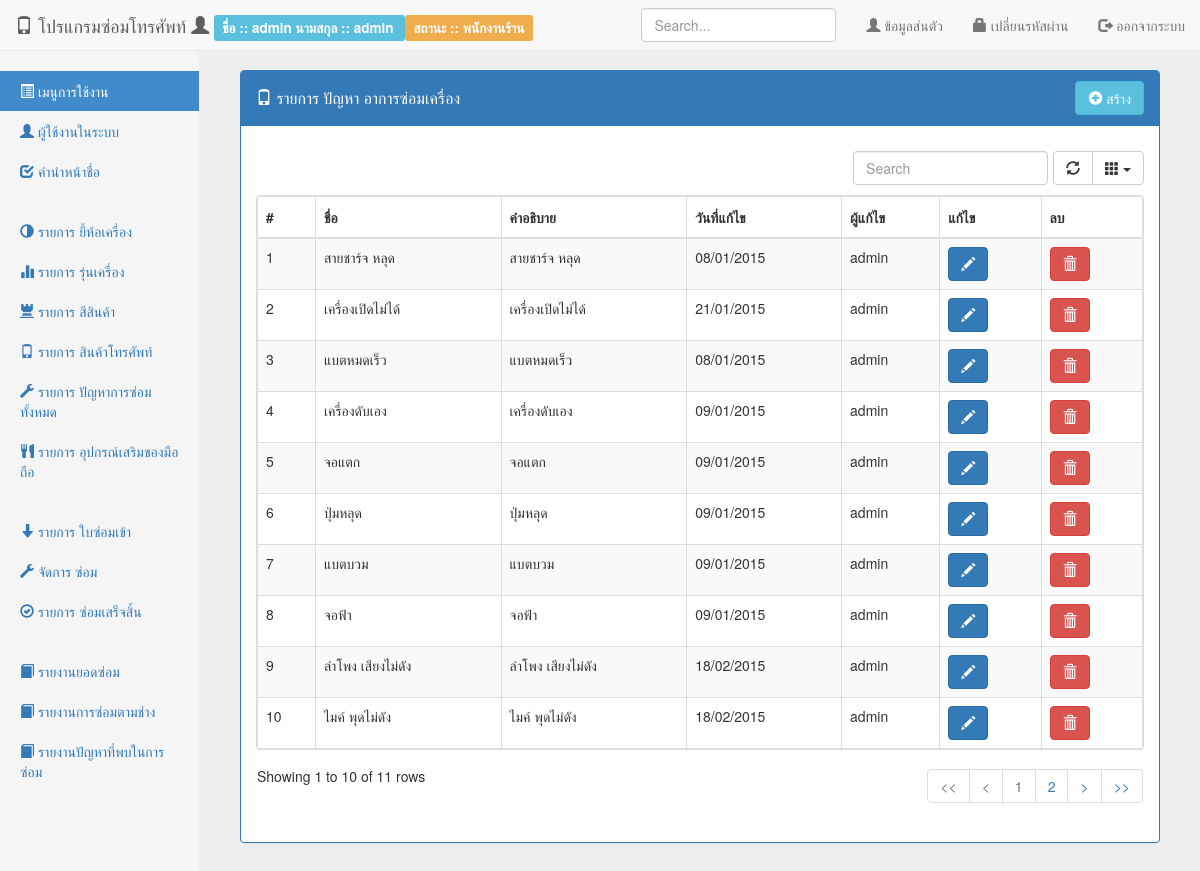
Screenshot of /src/back/index.php?page=list-problem (signed in) with the database file from the repository.
### tables this page shows
CREATE TABLE IF NOT EXISTS `problem` (
  `prob_id` int(11) NOT NULL AUTO_INCREMENT,
  `prob_name` varchar(100) NOT NULL,
  `prob_desc` text NOT NULL,
  `prob_createdate` timestamp NOT NULL ,
  `prob_createby` int(11) NOT NULL,
  `prob_updatedate` timestamp NOT NULL ,
  `prob_updateby` int(11) NOT NULL,
  PRIMARY KEY (`prob_id`)
);

CREATE TABLE IF NOT EXISTS `person` (
  `per_id` int(11) NOT NULL AUTO_INCREMENT,
  `per_status` int(2) NOT NULL COMMENT ' ''1'' => ''พนักงานร้าน'',         ''2'' => ''พนักงานซ่อม'',         ''3'' => ''เจ้าของร้าน'',         ''4'' => ''ลูกค้า'',',
  `per_fname` varchar(50) NOT NULL,
  `per_lname` varchar(50) NOT NULL,
  `per_username` varchar(50) NOT NULL,
  `per_password` varchar(50) NOT NULL,
  `per_idcard` varchar(15) NOT NULL,
  `per_address` text NOT NULL,
  `per_mobile` varchar(50) NOT NULL,
  `per_email` varchar(50) NOT NULL,
  `per_createdate` timestamp NOT NULL ,
  `per_createby` int(11) NOT NULL,
  `per_updatedate` timestamp NOT NULL ,
  `per_updateby` int(11) NOT NULL,
  `pre_id` int(11) DEFAULT NULL,
  PRIMARY KEY (`per_id`),
  UNIQUE KEY `per_idcard` (`per_idcard`),
  KEY `per_idcard_2` (`per_idcard`)
);

### src/config/extension.php (called while the page is built, shortened)
<?php
function format_date($format, $date) {
    $date_format = new DateTime($date);
    $new_date = $date_format->format($format);
    return $new_date;
}

### src/back/list-problem.php (the view, shortened to what this page needs)
<div class="panel panel-primary">
    <div class="panel-heading clearfix">
        <h4 class="panel-title pull-left" style="padding-top: 7.5px;">
            <i class="glyphicon glyphicon-phone"></i> รายการ ปัญหา อาการซ่อมเครื่อง
        </h4>
        <div class="btn-group pull-right">
            <a href="index.php?page=frm-problem" class="btn btn-info">
                <i class="glyphicon glyphicon-plus-sign"></i> สร้าง
            </a>
        </div>
    </div>
    <div class="panel-body">
        <div class="table-responsive">
            <table class="table table-striped table-bordered dataTable">
                <thead>
                    <tr>
                        <th>#</th>
                        <th>ชื่อ</th>
                        <th>คำอธิบาย</th>
                        <th>วันที่แก้ไข</th>
                        <th>ผู้แก้ไข</th>
                        <th>แก้ไข</th>
                        <th>ลบ</th>
                    </tr>
                </thead>
                <tbody>
                    <?php
                    $sql_problem = "SELECT * FROM problem b";
                    $sql_problem .= " JOIN person p ON p.per_id = b.prob_updateby";
                    $sql_problem .= " ORDER BY b.prob_id";
                    $query_problem = mysql_query($sql_problem) or die(mysql_error());
                    $row = 1;
                    while ($data = mysql_fetch_array($query_problem)):
                        ?>
                        <tr>
                            <td><?= $row ?></td>
                            <td><?= $data['prob_name'] ?></td>
                            <td><?= $data['prob_desc'] ?></td>
                            <td><?= format_date('d/m/Y', $data['prob_updatedate']) ?></td>
                            <td><?= $data['per_fname'] ?></td>
                            <td>
                                <a href="index.php?page=frm-problem&id=<?= $data['prob_id'] ?>" class="btn btn-primary">
                                    <i class="glyphicon glyphicon-pencil"></i>
                                </a>
                            </td>
                            <td>
                                <button type="button" class="btn btn-danger" onclick="delete_data(<?= $data['prob_id'] ?>, '../action/problem.php?method=delete')">
                                    <i class="glyphicon glyphicon-trash"></i>
                                </button>
                            </td>
                        </tr>
                        <?php
                        $row++;
                    endwhile;
                    ?>
                </tbody>
            </table>
        </div>
    </div>
</div>

### css/style.css (style rules this page uses)
body { padding-top: 40px; padding-bottom: 40px; background-color: #eee; }
body { padding-top: 50px; }

### rows the page displays
problem: prob_name "สายชาร์จ หลุด", prob_desc "สายชาร์จ หลุด", prob_updatedate "08/01/2015", person.per_fname "admin"
problem: prob_name "เครื่องเปิดไม่ได้", prob_desc "เครื่องเปิดไม่ได้", prob_updatedate "21/01/2015", person.per_fname "admin"
problem: prob_name "แบตหมดเร็ว", prob_desc "แบตหมดเร็ว", prob_updatedate "08/01/2015", person.per_fname "admin"
problem: prob_name "เครื่องดับเอง", prob_desc "เครื่องดับเอง", prob_updatedate "09/01/2015", person.per_fname "admin"
problem: prob_name "จอแตก", prob_desc "จอแตก", prob_updatedate "09/01/2015", person.per_fname "admin"
problem: prob_name "ปุ่มหลุด", prob_desc "ปุ่มหลุด", prob_updatedate "09/01/2015", person.per_fname "admin"
problem: prob_name "แบตบวม", prob_desc "แบตบวม", prob_updatedate "09/01/2015", person.per_fname "admin"
problem: prob_name "จอฟ้า", prob_desc "จอฟ้า", prob_updatedate "09/01/2015", person.per_fname "admin"
problem: prob_name "ลำโพง เสียงไม่ดัง", prob_desc "ลำโพง เสียงไม่ดัง", prob_updatedate "18/02/2015", person.per_fname "admin"
problem: prob_name "ไมค์ พุดไม่ดัง", prob_desc "ไมค์ พุดไม่ดัง", prob_updatedate "18/02/2015", person.per_fname "admin"

### other values shown
$per_fname "admin"
$per_lname "admin"
getDataList($per_status, listPersonStatus()) "พนักงานร้าน"
